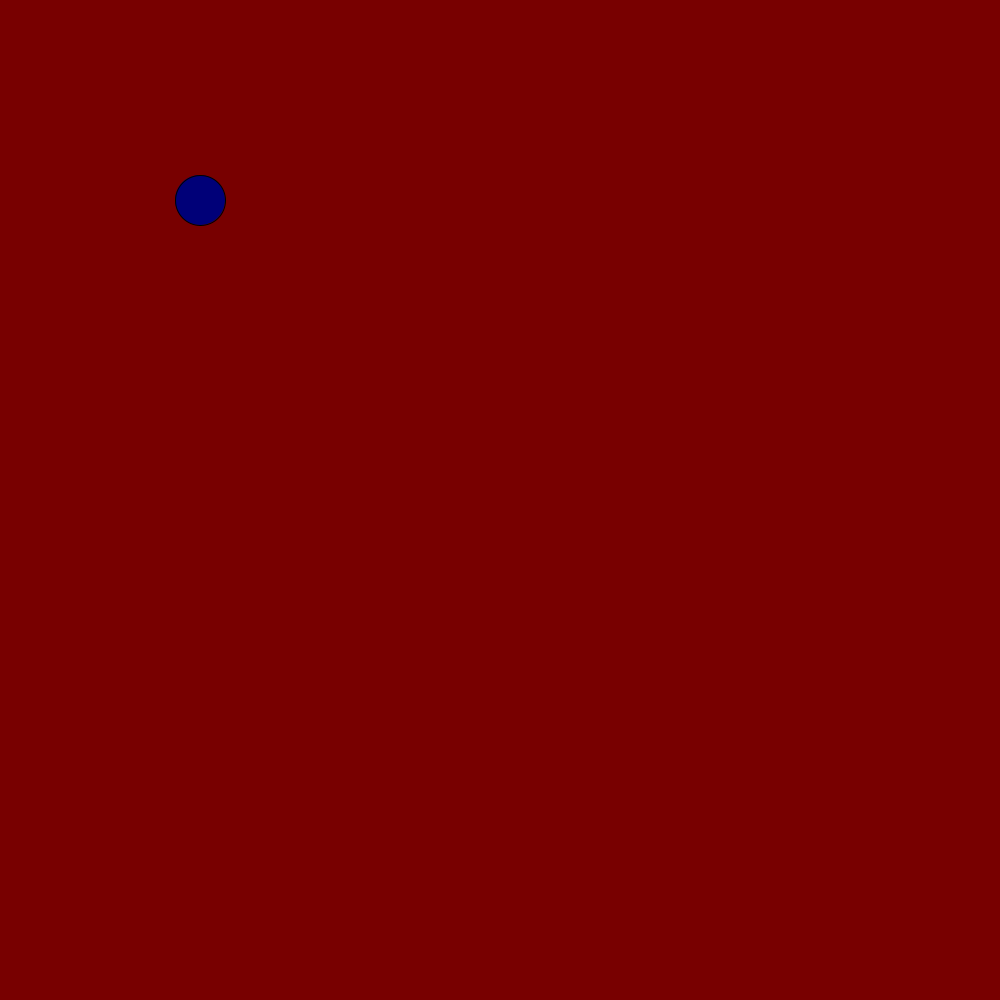
Frame 1 (no input)
Frame 60 (the mouse pressed at the canvas centre just before this capture): identical to frame 1, image omitted
Frame 120 (the mouse held since frame 60 and released just before this capture): identical to frame 1, image omitted

The Processing sketch that drew this single still picture (run headless with seeded random() and noise(); from frame 60 on, the mouse is pressed at the canvas centre):

// Processing sketch: hw07_keypressed
// ── hw07_keypressed.pde
int x;
int y;
int radius;
int xspeed;
int yspeed;
void setup()
{
  size (1000,1000);
  background (120,0,0);
  fill (0, 0, 120);
  x=200;
  y=200;
  radius=50;
  xspeed=0;
  yspeed=0;
}
void draw()
{
  background (120,0,0);
  circle (x,y, radius);
  x+=xspeed;
  y+=yspeed;
  //updates center of circle
  if (x>width+radius)
  {x=0;}
  //don't go over x bound, or you restart
  if (x<0-20)
  {x=width;}
  //if x reaches below 0 by a reasonable amount, then make it start at the right end of the screen
  //this will only happen if x approaches left and not to the right because when x 
  //oversteps in the right direction it ends up restarting at x=0 and not x-(random value), thus
  //not triggering this if statement
  if (y>height+20)
  {y=0;}
  //
  if (y<0-20)
  {y=height;}
  //same idea for y
}

void keyPressed ()
{
 println(key); 
 if (key == 'w')
 {
   yspeed=-5;
   xspeed=0;
 }
 //if key is pressed, update yspeed var
 else if (key == 's')
 {
   yspeed=5;
   xspeed=0;
 }
  //if key is pressed, update yspeed var

 else if (key == 'a')
 {
   xspeed=-5;
   yspeed=0;
 }
  //if key is pressed, update xspeed var

 else//if (key == 'd')
 {
   xspeed=5;
   yspeed=0;
 }
}
